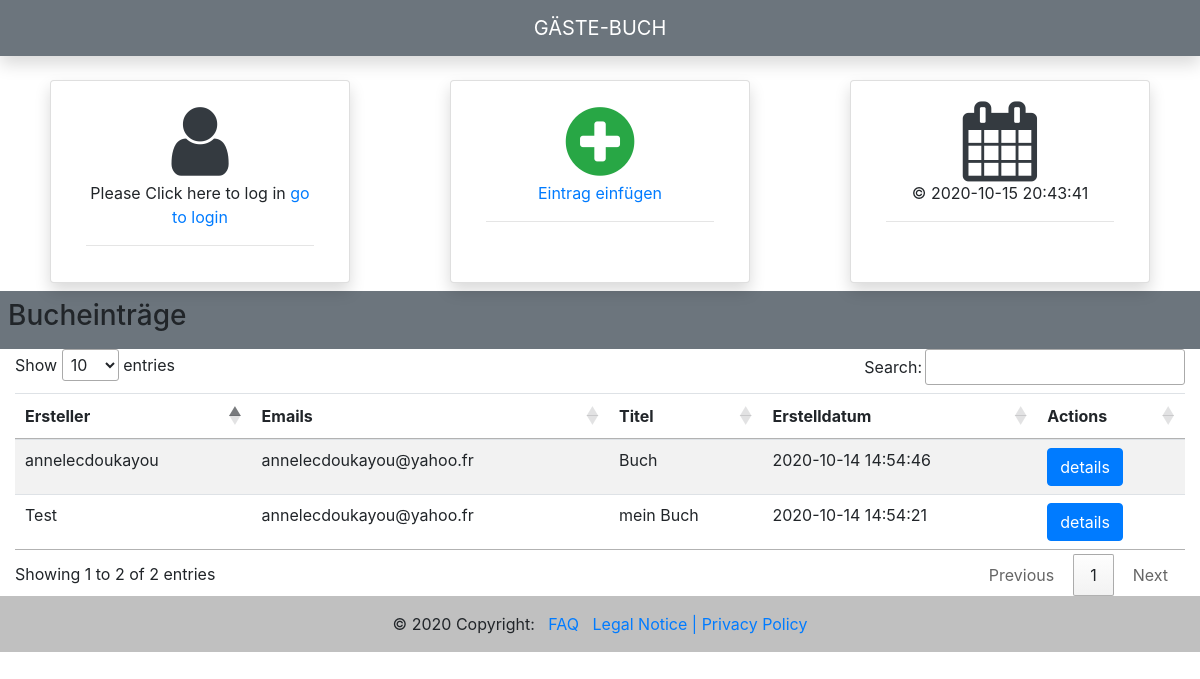
/Template/Pages/Dashboard.php, run on an earlier commit of the app's database.
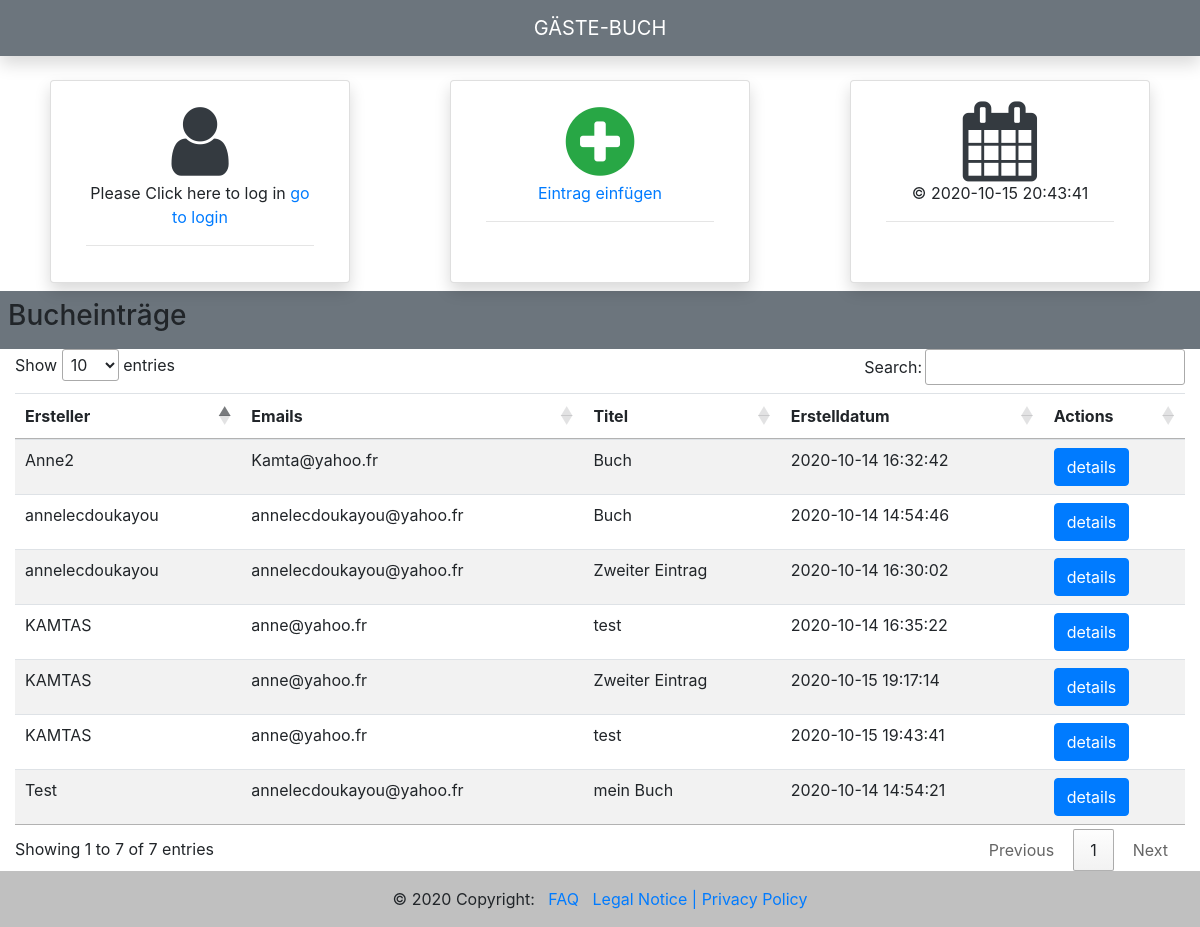
And on a later commit of the database.
### tables this page shows
CREATE TABLE BOOKENTRY
      (ID INTEGER PRIMARY KEY    NOT NULL,
      TITEL           TEXT    NOT NULL,
      CONTENT         TEXT    NOT NULL,
      DATE            DATETIME    NOT NULL ,
      USERID          INT     NOT NULL);

CREATE TABLE USER
      (ID INTEGER PRIMARY KEY    NOT NULL,
      USERNAME        TEXT    NOT NULL,
      EMAIL           TEXT    NOT NULL,
      PASSWORD        TEXT    NOT NULL);

### Model/DBconnexion/DAOBookEntry.php (called while the page is built, shortened)
<?php
require_once($_SERVER["DOCUMENT_ROOT"]."/Online-G-stebuch/Template/Pages/BookEntry.php");
class DAOBookEntry extends DAO implements IDAOBookEntry{
    public function getAll()
    {
        $db = new MyDB();
        $stmt = $db->prepare("SELECT b.id, b.titel,b.content,b.date,b.userid,u.email,u.username FROM BOOKENTRY b join USER u on u.id=b.userid");
        $stmt->execute();
        $result = $stmt->fetchAll(PDO::FETCH_CLASS, "BookEntry");
        return $result;
    }
}

### Template/Services/BookEntryService.php (called while the page is built, shortened)
<?php
 require_once $_SERVER["DOCUMENT_ROOT"] . "/Online-G-stebuch/Model/DBconnexion/DAOBookEntry.php";
class BookEntryService
{
    public function getAll()
    {
        $dbService = new DAOBookEntry();
        return $dbService->getAll();
    }
}

### Template/Pages/DashboardController.php (called while the page is built, shortened)
<?php
require_once $_SERVER["DOCUMENT_ROOT"] . "/Online-G-stebuch/Template/Services/BookEntryService.php";
$bookEntryService=new BookEntryService();
$BOOK_ENTRIES=$bookEntryService->getAll();

### Template/Pages/BookEntry.php (called while the page is built, shortened)
<?php
class BookEntry
{
	  private $titel;
    private $date;
    private $email;
    private $username;
	public function __construct() {
        $this->date = $this->DATE;
        $this->titel = $this->TITEL;
        $this->email = $this->EMAIL;
        $this->username = $this->USERNAME;
    }
	  public function getTitel(){
		return $this->titel;
	  }
    public function getDate(){
		return $this->date;
    }
    public function getUserEmail()
    {
    return $this->email;
    }
    public function getUsername()
    {
    return $this->username;
    }
}
?>

### Template/Pages/Dashboard.php (the view, shortened to what this page needs)
<?php require_once $_SERVER["DOCUMENT_ROOT"] . "/Online-G-stebuch/Template/Pages/DashboardController.php";?>
<?php require_once '../../Template/includes/head.php' ?>
<body>
<?php require_once '../../Template/includes/header2.php' ?>;
<main role="main" class="flex-shrink-0">
   <div class="container-fluid">
<div class="row mt-5 justify-content-around">
<div class="card shadow border-none col-md-3 m-2">
      <div class="card-body text-center">
        <h1 class="card-title m-auto text-dark"><i class="fa fa-user fa-2x" id="user"></i></h1 >
          <?php
          if (!isset($_SESSION['email'])){
                echo " Please Click here to  log in <a href='login.php'> go to login </a>" ;
          }else{
                echo $_SESSION['email'];
                 } ?>
        <hr>
      </div>
    </div>
    <div class="card shadow border-none col-md-3 m-2">
      <div class="card-body text-center">
        <h1 class="card-title m-auto text-success"><i class="fa fa-plus-circle fa-2x"></i></h1 >
        <a href="addEintrag.php" class="card-link">Eintrag einfügen</a>
        <hr>
      </div>
    </div>
    <div class="card shadow border-none col-md-3 m-2 ">
      <div class="card-body text-center">
        <h1 class="card-title m-auto text-dark"><i class="fa fa-calendar fa-2x"></i></h1 >
        <?php    $DateAndTime = date("m-d H:i:s", time()); echo"© 2020-". $DateAndTime ;?>
         <hr>
      </div>
    </div>
</div>
   <div id="row" class="form-inline row bg-secondary p-2" >
         <h3>Bucheinträge</h3>
    </div>
      <table  class="table table-striped " id="TableId" >
 <thead>
    <tr>
        <th>Ersteller</th>
        <th>Emails</th>
        <th>Titel </th>
        <th>Erstelldatum</th>
        <th>Actions</th>
    </tr>
    </thead>
    <?php
                foreach ($BOOK_ENTRIES as $value) {
                  echo "<tr>";
                  echo "<td>". $value->getUsername()."</td>";
                  echo "<td>". $value->getUserEmail()."</td>";
                  echo "<td>".$value->getTitel()."</td>";
                  echo "<td>". date("Y-m-d H:i:s", strtotime($value->getDate()))."</td>";
                  echo "<td> <form method='POST' action='eintragdetails.php' >
                  <input type='hidden' class='form-control' name='Bookid'  value=' ". $value->getId()." '>
                   <button type='submit' class='btn btn-primary'>details </button>
                  </form> </td>";
                  echo "</tr>";
               }
                  ?>
</table>
   </div>
</main>
</body>
  <?php require_once '../../Template/includes/footer.php'?>

### Template/Includes/head.php (shortened to what this page needs)
<!DOCTYPE html>
<html lang="de">
  <head>
    <link rel="stylesheet" href="https://stackpath.bootstrapcdn.com/bootstrap/4.5.2/css/bootstrap.min.css">
    <link href="https://stackpath.bootstrapcdn.com/font-awesome/4.7.0/css/font-awesome.min.css" rel="stylesheet">
    <link rel="stylesheet" type="text/css" href="https://cdn.datatables.net/1.10.22/css/jquery.dataTables.css">
</head>

### Template/Includes/header2.php (shortened to what this page needs)
<nav class="navbar navbar-expand-md navbar-dark fixed-top bg-secondary shadow">
    <a class="navbar-brand m-auto" id= "navbar" href="#">GÄSTE-BUCH</a>
  </nav>

### Template/Includes/footer.php (shortened to what this page needs)
<footer id="footerId" >
  <div id="footerId" class="footer-copyright text-center py-3">© 2020 Copyright: &nbsp;
    <a href="FAQ.php"> FAQ</a>  &nbsp;
    <a href="Legal_Privacy.php"> Legal Notice | Privacy Policy</a>
  </div>
</footer>

What changed in the data, as far as the page shows it:
added bookentry: USERID.USERNAME "annelecdoukayou", USERID.EMAIL "annelecdoukayou@yahoo.fr", TITEL "Zweiter Eintrag", DATE "2020-10-14 16:30:02"
added bookentry: USERID.USERNAME "Anne2", USERID.EMAIL "Kamta@yahoo.fr", TITEL "Buch", DATE "2020-10-14 16:32:42"
added bookentry: USERID.USERNAME "KAMTAS", USERID.EMAIL "anne@yahoo.fr", TITEL "test", DATE "2020-10-14 16:35:22"
added bookentry: USERID.USERNAME "KAMTAS", USERID.EMAIL "anne@yahoo.fr", TITEL "Zweiter Eintrag", DATE "2020-10-15 19:17:14"
added bookentry: USERID.USERNAME "KAMTAS", USERID.EMAIL "anne@yahoo.fr", TITEL "test", DATE "2020-10-15 19:43:41"
Also different on the page:
text written by a page script: "Show entries Search: Showing 1 to 2 of 2 entries Previous 1 Next" → "Show entries Search: Showing 1 to 7 of 7 entries Previous 1 Next"
